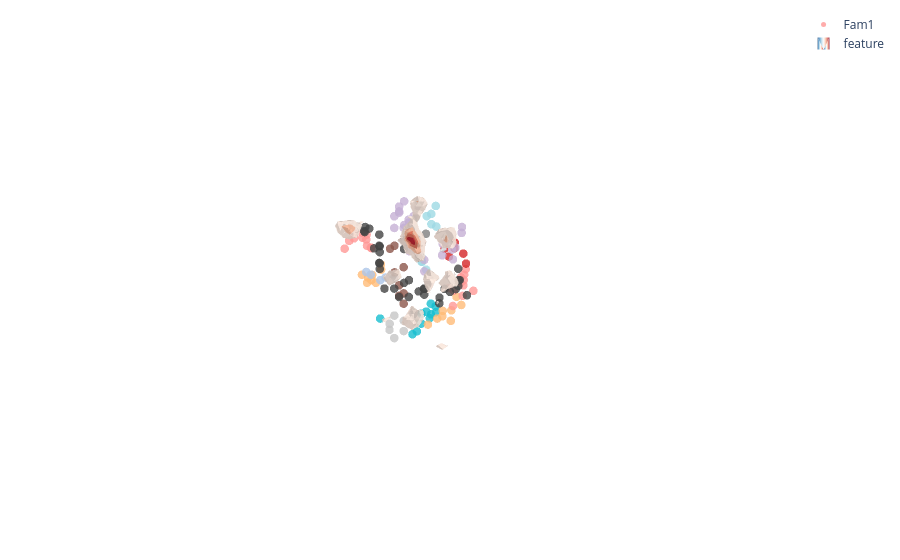

Write notebook code for a chart like this one.
### Code cell
import plotly.graph_objects as go 



plot_aa_voxel = [sparse_voxels[i] for i in np.where(fam_label == '1')[0]]
positions = np.array(list(plot_aa_voxel[2]))
X, Y, Z = positions[:,0], positions[:,1], positions[:,2]

res_num, res = np.array(list(plot_aa_voxel[0].values()))[:,0], np.array(list(plot_aa_voxel[0].values()))[:,1]

color = cf.distinct_colors(list(vf.AA_RES_OHE), category='tab20')

fig = go.Figure()
fig.add_trace(go.Scatter3d(
    x=X, y=Y, z=Z,
    mode='markers',
    name="Fam1",
    marker=dict(
        size=5,  # adjust marker size
        color=[color.get(IDX_TO_AA_RES.get(_res)) for _res in res],  # importance values
        opacity=0.8
    ), 
    text=[f"Residue {n} {IDX_TO_AA_RES.get(r)}" for n, r in zip(res_num, res)],  # hover text
    hoverinfo="text"
))

# Add dummy data for legend insertion
# for _aa_color in list(color):
#     fig.add_trace(go.Scatter3d(
#         x=[None], y=[None], z=[None],  # invisible
#         mode='markers',
#         marker=dict(
#             size=6,
#             color=color[_aa_color],
#         ),
#         name=str(_aa_color)  # shows up in legend
#     ))
    
    
    
# Add importance volumes
plot_voxel = fam_importance[1]
X, Y, Z = np.indices(plot_voxel.shape)

fig.add_trace(go.Volume(
    x=X.flatten(),
    y=Y.flatten(),
    z=Z.flatten(),
    name='feature', 
    value=plot_voxel.flatten(),
    isomin=-np.max(np.abs(plot_voxel)),
    isomax= np.max(np.abs(plot_voxel)),
    opacity=0.7,  # global scaling factor
    surface_count=10,  # number of contour surfaces
    colorscale="RdBu_r", # red/blue diverging
    showscale=False,
    showlegend=True, 
    caps=dict(x_show=False, y_show=False, z_show=False)  # hide box caps
))

# plot_voxel = fam_importance[1]
# occupied_voxels = np.array(np.where((plot_voxel > 1.5e-2) |
#                                     (plot_voxel < -1.5e-2))).T
# x, y, z = occupied_voxels[:, 0], occupied_voxels[:, 1], occupied_voxels[:, 2]
# values = plot_voxel[x, y, z]

# # Plot scatter with color scale
# fig.add_trace(go.Scatter3d(
#     x=x, y=y, z=z,
#     mode='markers',
#     name="Importance",
#     marker=dict(
#         size=3,  # adjust marker size
#         color=values,  # importance values
#         colorscale="RdBu_r",  # red-blue colormap
#         cmin=-np.max(np.abs(values)),  # symmetric color range
#         cmax=np.max(np.abs(values)),
#         opacity=1,
#         colorbar=dict(title="Importance")
#     )
# ))

fig.update_layout(
    xaxis_fixedrange=True,
    yaxis_fixedrange=True
)


fig = pf._plotly_blank_style(fig)
fig.show()

fig.write_html(os.path.join(base_dir, 'importance_fam1_vox.html'))

### Figure 1 — Plotly figure (JSON) as saved in the notebook; plotly's stock layout.template omitted (floating-point values rounded to 4 significant figures; data arrays with more than 128 entries replaced by an {"elided": "..."} marker saying what was removed)
{"data": [{"hoverinfo": "text", "marker": {"color": ["#ff9896", "#ff9896", "#ff9896", "#ff9896", "#ff9896", "#ff9896", "#ff9896", "#ff9896", "#ff9896", "#ff9896", "#ff9896", "#ffbb78", "#ffbb78", "#ffbb78", "#ffbb78", "#ffbb78", "#ffbb78", "#ffbb78", "#ffbb78", "#aec7e8", "#aec7e8", "#aec7e8", "#aec7e8", "#aec7e8", "#8c564b", "#8c564b", "#8c564b", "#8c564b", "#8c564b", "#8c564b", "#8c564b", "#8c564b", "#7f7f7f", "#7f7f7f", "#7f7f7f", "#7f7f7f", "#7f7f7f", "#7f7f7f", "#9edae5", "#9edae5", "#9edae5", "#9edae5", "#9edae5", "#9edae5", "#9edae5", "#9edae5", "#9edae5", "#9edae5", "#17becf", "#17becf", "#17becf", "#17becf", "#17becf", "#17becf", "#17becf", "#17becf", "#17becf", "#17becf", "#17becf", "#c7c7c7", "#c7c7c7", "#c7c7c7", "#c7c7c7", "#c7c7c7", "#c7c7c7", "#c7c7c7", "#ffbb78", "#ffbb78", "#ffbb78", "#ffbb78", "#ffbb78", "#ffbb78", "#ffbb78", "#ffbb78", "#ff9896", "#ff9896", "#ff9896", "#ff9896", "#ff9896", "#ff9896", "#ff9896", "#ff9896", "#ff9896", "#ff9896", "#ff9896", "#d62728", "#d62728", "#d62728", "#d62728", "#d62728", "#d62728", "#d62728", "#c5b0d5", "#c5b0d5", "#c5b0d5", "#c5b0d5", "#c5b0d5", "#c5b0d5", "#c5b0d5", "#c5b0d5", "#c5b0d5", "#c5b0d5", "#c5b0d5", "#c5b0d5", "#c5b0d5", "#c5b0d5", "#c5b0d5", "#c5b0d5", "#c5b0d5", "#c5b0d5", "#c5b0d5", "#c5b0d5", "#c5b0d5", "#c5b0d5", "#c5b0d5", "#c5b0d5"], "opacity": 0.8, "size": 5}, "mode": "markers", "name": "Fam1", "text": ["Residue 133.0 TRP", "Residue 133.0 TRP", "Residue 133.0 TRP", "Residue 133.0 TRP", "Residue 133.0 TRP", "Residue 133.0 TRP", "Residue 133.0 TRP", "Residue 133.0 TRP", "Residue 133.0 TRP", "Residue 133.0 TRP", "Residue 133.0 TRP", "Residue 134.0 LEU", "Residue 134.0 LEU", "Residue 134.0 LEU", "Residue 134.0 LEU", "Residue 134.0 LEU", "Residue 134.0 LEU", "Residue 134.0 LEU", "Residue 134.0 LEU", "Residue 137.0 GLY", "Residue 137.0 GLY", "Residue 137.0 GLY", "Residue 137.0 GLY", "Residue 137.0 GLY", "Residue 138.0 CYS", "Residue 138.0 CYS", "Residue 138.0 CYS", "Residue 138.0 CYS", "Residue 138.0 CYS", "Residue 138.0 CYS", "Residue 138.0 CYS", "Residue 138.0 CYS", "Residue 141.0 THR", "Residue 141.0 THR", "Residue 141.0 THR", "Residue 141.0 THR", "Residue 141.0 THR", "Residue 141.0 THR", "Residue 184.0 LYS", "Residue 184.0 LYS", "Residue 184.0 LYS", "Residue 184.0 LYS", "Residue 184.0 LYS", "Residue 184.0 LYS", "Residue 184.0 LYS", "Residue 184.0 LYS", "Residue 184.0 LYS", "Residue 184.0 LYS", "Residue 188.0 HIS", "Residue 188.0 HIS", "Residue 188.0 HIS", "Residue 188.0 HIS", "Residue 188.0 HIS", "Residue 188.0 HIS", "Residue 188.0 HIS", "Residue 188.0 HIS", "Residue 188.0 HIS", "Residue 188.0 HIS", "Residue 188.0 HIS", "Residue 232.0 ASP", "Residue 232.0 ASP", "Residue 232.0 ASP", "Residue 232.0 ASP", "Residue 232.0 ASP", "Residue 232.0 ASP", "Residue 232.0 ASP", "Residue 236.0 LEU", "Residue 236.0 LEU", "Residue 236.0 LEU", "Residue 236.0 LEU", "Residue 236.0 LEU", "Residue 236.0 LEU", "Residue 236.0 LEU", "Residue 236.0 LEU", "Residue 280.0 TRP", "Residue 280.0 TRP", "Residue 280.0 TRP", "Residue 280.0 TRP", "Residue 280.0 TRP", "Residue 280.0 TRP", "Residue 280.0 TRP", "Residue 280.0 TRP", "Residue 280.0 TRP", "Residue 280.0 TRP", "Residue 280.0 TRP", "Residue 284.0 PHE", "Residue 284.0 PHE", "Residue 284.0 PHE", "Residue 284.0 PHE", "Residue 284.0 PHE", "Residue 284.0 PHE", "Residue 284.0 PHE", "Residue 288.0 ASN", "Residue 288.0 ASN", "Residue 288.0 ASN", "Residue 288.0 ASN", "Residue 288.0 ASN", "Residue 288.0 ASN", "Residue 288.0 ASN", "Residue 288.0 ASN", "Residue 288.0 ASN", "Residue 288.0 ASN", "Residue 288.0 ASN", "Residue 288.0 ASN", "Residue 307.0 ASN", "Residue 307.0 ASN", "Residue 307.0 ASN", "Residue 307.0 ASN", "Residue 307.0 ASN", "Residue 307.0 ASN", "Residue 307.0 ASN", "Residue 307.0 ASN", "Residue 307.0 ASN", "Residue 307.0 ASN", "Residue 307.0 ASN", "Residue 307.0 ASN"], "type": "scatter3d", "x": {"elided": "150 int values"}, "y": {"elided": "150 int values"}, "z": {"elided": "150 int values"}}, {"caps": {"x": {"show": false}, "y": {"show": false}, "z": {"show": false}}, "colorscale": [[0, "rgb(5,48,97)"], [0.1, "rgb(33,102,172)"], [0.2, "rgb(67,147,195)"], [0.3, "rgb(146,197,222)"], [0.4, "rgb(209,229,240)"], [0.5, "rgb(247,247,247)"], [0.6, "rgb(253,219,199)"], [0.7, "rgb(244,165,130)"], [0.8, "rgb(214,96,77)"], [0.9, "rgb(178,24,43)"], [1, "rgb(103,0,31)"]], "isomax": 0.2328, "isomin": -0.2328, "name": "feature", "opacity": 0.7, "showlegend": true, "showscale": false, "surface": {"count": 10}, "type": "volume", "value": {"elided": "76912 float values"}, "x": {"elided": "76912 int values"}, "y": {"elided": "76912 int values"}, "z": {"elided": "76912 int values"}}], "layout": {"margin": {"b": 10, "l": 10, "r": 10, "t": 10}, "scene": {"xaxis": {"showbackground": false, "visible": false}, "yaxis": {"showbackground": false, "visible": false}, "zaxis": {"showbackground": false, "visible": false}}, "xaxis": {"fixedrange": true}, "yaxis": {"fixedrange": true}}}
